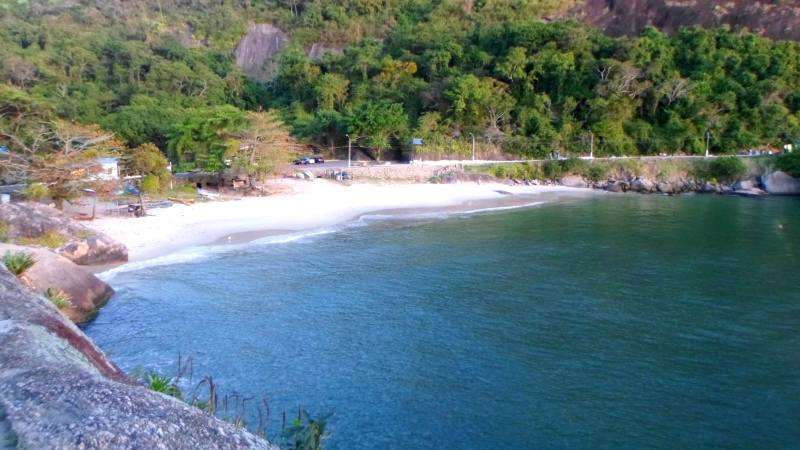
#> input picture frontend/assets/images/praias/adao.jpg, 1600 x 900 px (shown at 1/2 size); its folder holds 4 pictures in this run
$ python comprimir-imagens.py
#> lines starting #> are read from the running program, lines starting #| are printed output that depends on the picture
"""Reduz as fotos das praias para o tamanho em que aparecem no app.

    python scripts/comprimir-imagens.py                 # assets/images/praias
    python scripts/comprimir-imagens.py --largura 1280 --qualidade 80 caminho/

Só mexe em imagens maiores que a largura máxima ou acima de 350 KB, e só
salva se economizar pelo menos 10%, então rodar de novo não piora o que já
foi otimizado.
Requer Pillow: pip install pillow
"""

import argparse
from pathlib import Path

from PIL import Image, ImageOps

RAIZ = Path(__file__).resolve().parent.parent
LIMITE_KB = 350


def comprimir(caminho: Path, largura: int, qualidade: int) -> tuple[int, int] | None:
#> called with largura = 1280, qualidade = 80
    antes = caminho.stat().st_size
    with Image.open(caminho) as original:
#> original is the input picture: PIL image 1600x900 RGB; mean R, G, B 94.5, 116.3, 118.1
        img = ImageOps.exif_transpose(original)  # respeita a rotação da câmera
        if img.width <= largura and antes <= LIMITE_KB * 1024:
            return None
        if img.width > largura:
            img = img.resize((largura, round(img.height * largura / img.width)), Image.LANCZOS)
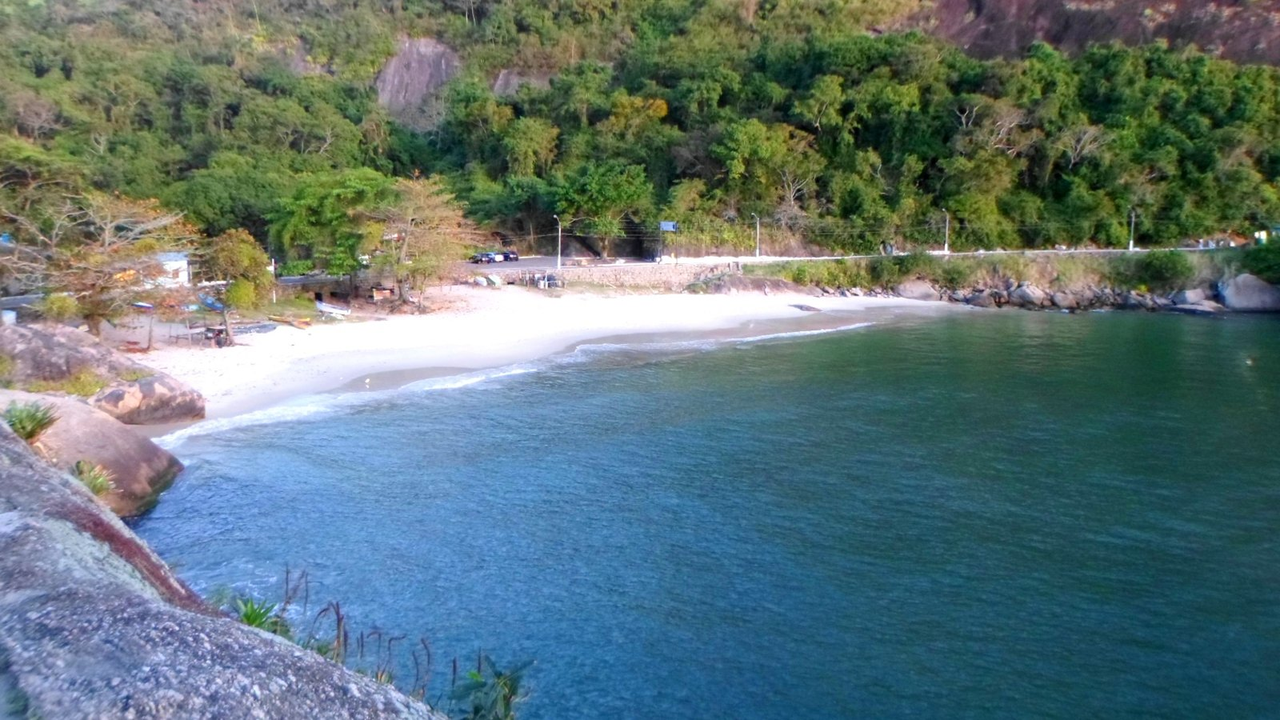
#> img: PIL image 1280x720 RGB; mean R, G, B 94.5, 116.3, 118.1
        img = img.convert("RGB")
        destino = caminho.with_suffix(caminho.suffix + ".tmp")
        if caminho.suffix.lower() == ".webp":
            img.save(destino, "WEBP", quality=qualidade, method=6)
        else:
            img.save(destino, "JPEG", quality=qualidade, optimize=True, progressive=True)
    depois = destino.stat().st_size
    if depois > antes * 0.9:  # ganho pequeno não compensa recomprimir
        destino.unlink()
        return None
    destino.replace(caminho)
    return antes, depois


def main() -> None:
    parser = argparse.ArgumentParser(description=__doc__, formatter_class=argparse.RawDescriptionHelpFormatter)
    parser.add_argument("pasta", nargs="?", default=RAIZ / "assets/images/praias", type=Path)
    parser.add_argument("--largura", type=int, default=1280)
    parser.add_argument("--qualidade", type=int, default=80)
    args = parser.parse_args()

    total_antes = total_depois = 0
    for caminho in sorted(args.pasta.rglob("*")):
        if caminho.suffix.lower() not in (".jpg", ".jpeg", ".webp"):
            continue
        resultado = comprimir(caminho, args.largura, args.qualidade)
        if resultado is None:
            print(f"  ok        {caminho.relative_to(args.pasta)}")
            continue
        antes, depois = resultado
        total_antes += antes
        total_depois += depois
        print(f"  {antes // 1024:4d} KB -> {depois // 1024:4d} KB  {caminho.relative_to(args.pasta)}")
    if total_antes:
        print(f"economia: {(total_antes - total_depois) / 1024 / 1024:.1f} MB")


if __name__ == "__main__":
    main()
